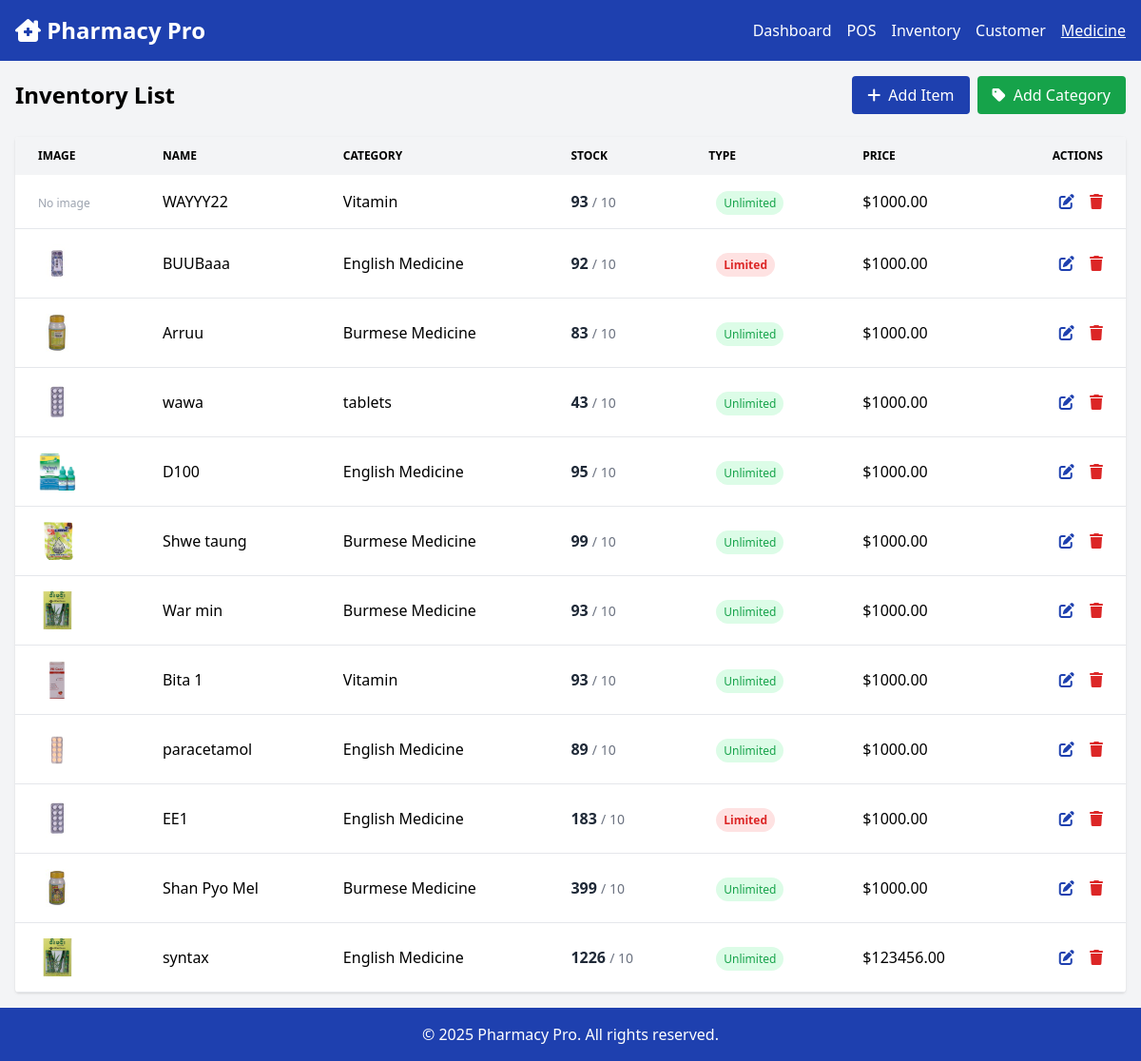
Before: /inventory_view/ (signed in) with the older database file.
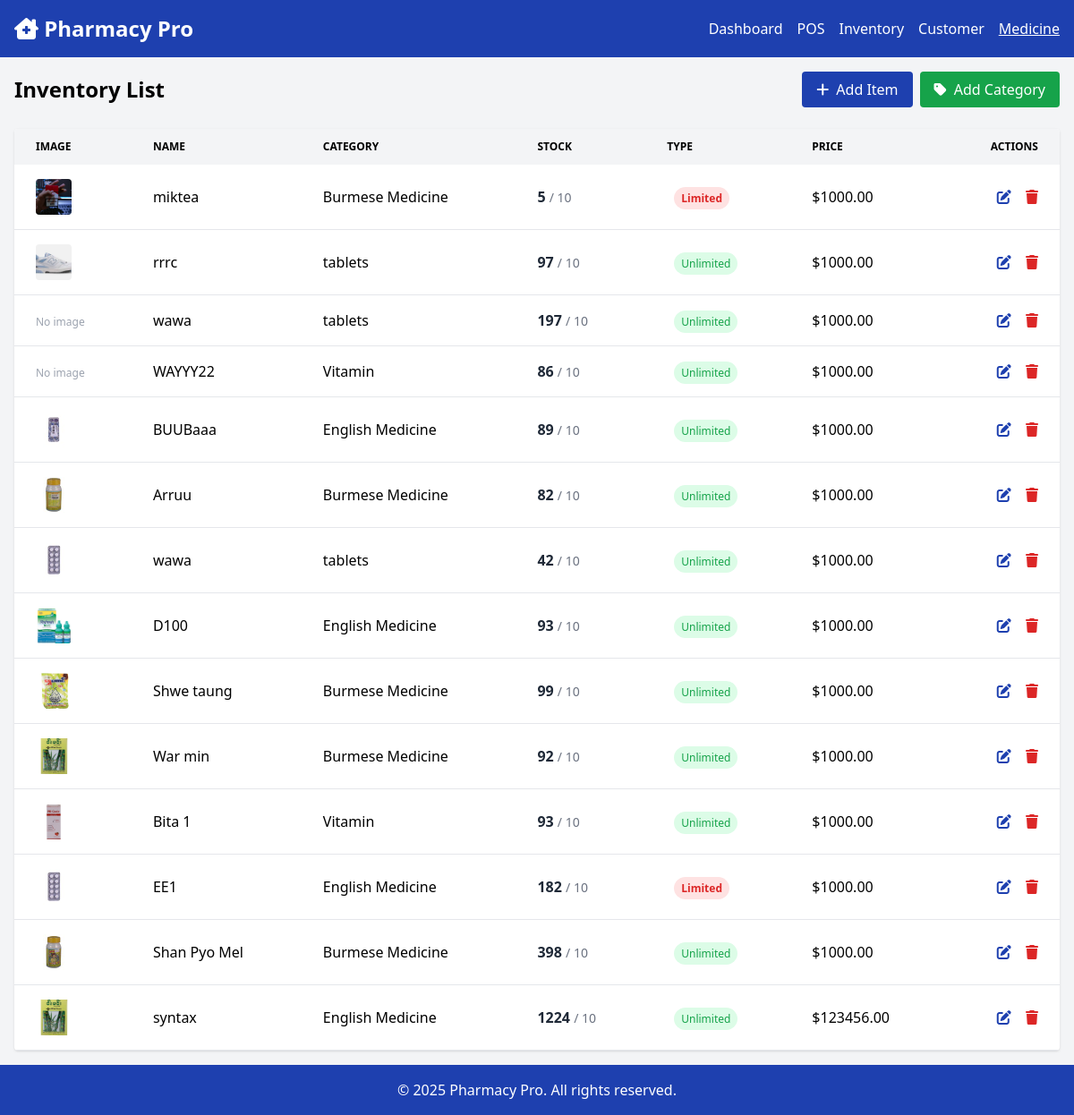
After: the same page with the newer database file.
### ourapp/models.py (models this page shows, shortened)
class Item(models.Model):
    category = models.ForeignKey(Category, on_delete= models.CASCADE)
    item_photo = models.ImageField(upload_to='photos')
    primary_supplier = models.ForeignKey(Supplier, on_delete= models.CASCADE, blank=True, null=True)
    strength = models.CharField(max_length=50, blank=True, null=True)
    item_name = models.CharField(max_length=255)
    item_quantity =models.PositiveIntegerField()
    item_price = models.PositiveIntegerField()
    purcharse_price = models.PositiveIntegerField(default=0)
    reorder_level = models.PositiveIntegerField(default=0, blank= True, null= True)
    item_description = models.TextField()
    exp_date = models.DateField()
    brand_name = models.CharField(max_length=255, blank=True, null=True)
    batch_number = models.CharField(max_length=100, blank=True, null=True)
    stock_minimum = models.PositiveIntegerField(default=10)
    is_limited = models.BooleanField(default=False)
    max_quantity = models.PositiveIntegerField(default=5)
    last_ordered = models.DateField(blank=True, null=True)

class Category(models.Model):
    name = models.CharField(max_length=100, unique=True)
    description = models.TextField(blank=True, null=True)

### ourapp/views.py (the view, shortened to what this page needs)
# urls.py: path('inventory_view/', inventory_view, name= 'inventory_view'),
@login_required
def inventory_view(request):
    if request.user.userprofile.role != 'pharmacist':
        messages.error(request, "You do not have permission to access this page.")
        return redirect('login')
    items = Item.objects.all().order_by('-id')
    for item in items:
        if item.exp_date:
            item.days_left = (item.exp_date - date.today()).days
        else:
            item.days_left = None
    categories = Category.objects.all()
    if request.method == 'POST' and 'delete_item' in request.POST:
        item_id = request.POST.get('delete_item')
        item = get_object_or_404(Item, id=item_id)
        item.delete()
        messages.success(request, "Item deleted successfully.")
        return redirect('inventory_view')
    return render(request, 'inventory.html', {
        'items': items,
        'categories': categories,
    })

### ourapp/context_processors.py (called while the page is built)
def expiry_alert_items(request):
    if request.user.is_authenticated and hasattr(request.user, 'userprofile'):
        if request.user.userprofile.role == 'pharmacist':
            today = date.today()
            threshold_date = today + timedelta(days=90)
            expiring_items = Item.objects.filter(exp_date__lte=threshold_date, exp_date__gte=today).order_by('exp_date')
            return {'expiring_items': expiring_items}
    return {}

### templates/inventory.html (shortened to what the changed rows need)
<!DOCTYPE html>
<html lang="en">
<head>
    <link rel="stylesheet" href="https://cdnjs.cloudflare.com/ajax/libs/font-awesome/6.4.0/css/all.min.css">
    <script src="https://cdn.tailwindcss.com"></script>
</head>
<body class="bg-gray-100 min-h-screen flex flex-col">
    <main class="w-full mx-auto p-4">
        <div class="flex flex-col sm:flex-row justify-between items-start sm:items-center mb-6 gap-4">
            <h2 class="text-xl sm:text-2xl font-bold">Inventory List</h2>
        </div>
        <div class="bg-white shadow rounded overflow-x-auto">
            <table class="min-w-full">
                <thead class="bg-gray-100 hidden md:table-header-group">
                    <tr id="item_{{ item.id }}">
                        <th class="text-left px-6 py-3 text-xs font-bold uppercase">Image</th>
                        <th class="text-left px-6 py-3 text-xs font-bold uppercase">Name</th>
                        <th class="text-left px-6 py-3 text-xs font-bold uppercase">Category</th>
                        <th class="text-left px-6 py-3 text-xs font-bold uppercase">Stock</th>
                        <th class="text-left px-6 py-3 text-xs font-bold uppercase">Type</th>
                        <th class="text-left px-6 py-3 text-xs font-bold uppercase">Price</th>
                        <th class="text-right px-6 py-3 text-xs font-bold uppercase">Actions</th>
                    </tr>
                </thead>
                <tbody>
                    {% for item in items %}
                    <tr class="border-b hover:bg-gray-50">
                        <td data-label="Image" class="px-6 py-4">
                            {% if item.item_photo %}
                            <img src="{{ item.item_photo.url }}" alt="item image" class="w-10 h-10 rounded object-cover">
                            {% else %}<span class="text-gray-400 text-xs">No image</span>{% endif %}
                        </td>
                        <td data-label="Name" class="px-6 py-4">{{ item.item_name }}</td>
                        <td data-label="Category" class="px-6 py-4">{{ item.category.name }}</td>
                        <td data-label="Stock" class="px-6 py-4">
                            <span class="font-semibold text-gray-800">{{ item.item_quantity }}</span>
                            <span class="text-sm text-gray-500">/ {{ item.stock_minimum }}</span>
                        </td>
                        <td data-label="Type" class="px-6 py-4">
                            {% if item.is_limited %}
                                <span class="ml-2 text-xs text-red-600 font-semibold px-2 py-1 bg-red-100 rounded-full">Limited</span>
                            {% else %}
                                <span class="ml-2 text-xs text-green-600 font-medium px-2 py-1 bg-green-100 rounded-full">Unlimited</span>
                            {% endif %}
                        </td>
                        <td data-label="Price" class="px-6 py-4">${{ item.item_price|floatformat:2 }}</td>
                        <td class="text-right px-6 py-4 actions-cell">
                            <button class="text-primary hover:text-secondary mr-3 edit-btn"
                                data-id="{{ item.id }}"
                                data-name="{{ item.item_name }}"
                                data-category="{{ item.category.id }}"
                                data-quantity="{{ item.item_quantity }}"
                                data-price="{{ item.item_price }}"
                                data-purchase-price="{{ item.purcharse_price }}"
                                data-stock-min="{{ item.stock_minimum }}"
                                data-exp-date="{{ item.exp_date|date:'Y-m-d' }}"
                                data-brand="{{ item.brand_name }}"
                                data-batch="{{ item.batch_number }}"
                                data-description="{{ item.item_description }}"
                                data-max-qty="{{ item.max_quantity }}"
                                data-is-limited="{{ item.is_limited|yesno:'true,false' }}"
                                data-photo-url="{% if item.item_photo %}{{ item.item_photo.url }}{% endif %}">
                                <i class="fas fa-edit"></i>
                            </button>
                            <button class="text-red-600 hover:text-red-900 delete-btn" data-id="{{ item.id }}">
                                <i class="fas fa-trash"></i>
                            </button>
                        </td>
                    </tr>
                    {% empty %}
                    <tr>
                        <td colspan="7" class="text-center text-gray-500 py-4">No items found.</td>
                    </tr>
                    {% endfor %}
                </tbody>
            </table>
        </div>
    </main>
</body>
</html>

Changed rows visible on the page:
removed Item: item_photo (picture), item_name "paracetamol", category.name "English Medicine", item_quantity "89", stock_minimum "10", is_limited "Unlimited", item_price "1000.00"
added Item: item_photo (picture), item_name "miktea", category.name "Burmese Medicine", item_quantity "5", stock_minimum "10", is_limited "Limited", item_price "1000.00"
added Item: item_photo (picture), item_name "rrrc", category.name "tablets", item_quantity "97", stock_minimum "10", is_limited "Unlimited", item_price "1000.00"
added Item: item_photo "No image", item_name "wawa", category.name "tablets", item_quantity "197", stock_minimum "10", is_limited "Unlimited", item_price "1000.00"
changed Item "WAYYY22": item_quantity "93" → "86"
changed Item "BUUBaaa": item_quantity "92" → "89"; is_limited "Limited" → "Unlimited"
changed Item "Arruu": item_quantity "83" → "82"
changed Item (number 7 of 14 on the later page): item_quantity "43" → "42"
changed Item (number 8 of 14 on the later page): item_quantity "95" → "93"
changed Item "War min": item_quantity "93" → "92"
changed Item "EE1": item_quantity "183" → "182"
changed Item "Shan Pyo Mel": item_quantity "399" → "398"
changed Item "syntax": item_quantity "1226" → "1224"
